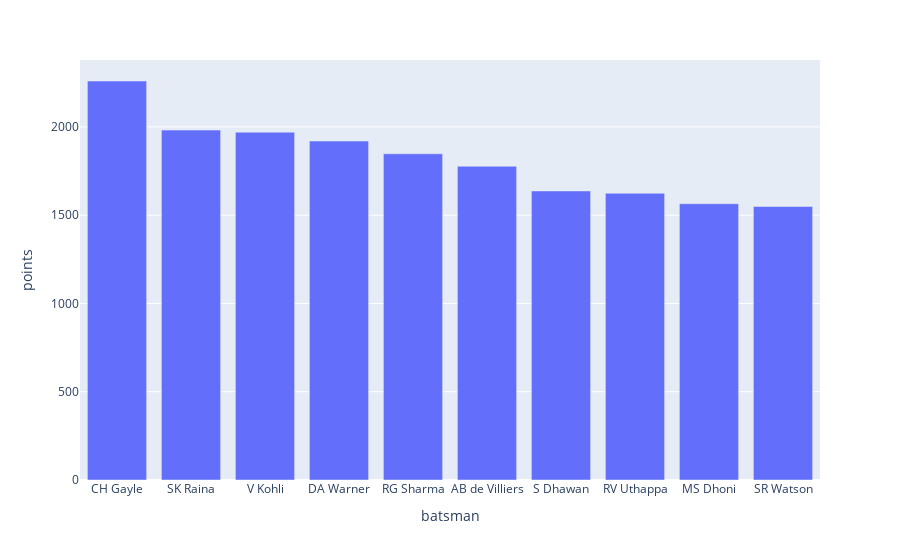

Here is the notebook cell this chart was saved with:
### Code cell
px.bar(batsman[:10],x = "batsman",y = "points")

### Figure 1 — Plotly figure (JSON) as saved in the notebook; plotly's stock layout.template omitted (floating-point values rounded to 4 significant figures)
{"data": [{"alignmentgroup": "True", "hovertemplate": "batsman=%{x}<br>points=%{y}<extra></extra>", "legendgroup": "", "marker": {"color": "#636efa"}, "name": "", "offsetgroup": "", "orientation": "v", "showlegend": false, "textposition": "auto", "type": "bar", "x": ["CH Gayle", "SK Raina", "V Kohli", "DA Warner", "RG Sharma", "AB de Villiers", "S Dhawan", "RV Uthappa", "MS Dhoni", "SR Watson"], "xaxis": "x", "y": [2260, 1982, 1970, 1920, 1848, 1777, 1637, 1624, 1565, 1549], "yaxis": "y"}], "layout": {"barmode": "relative", "legend": {"tracegroupgap": 0}, "margin": {"t": 60}, "xaxis": {"anchor": "y", "domain": [0, 1], "title": {"text": "batsman"}}, "yaxis": {"anchor": "x", "domain": [0, 1], "title": {"text": "points"}}}}
